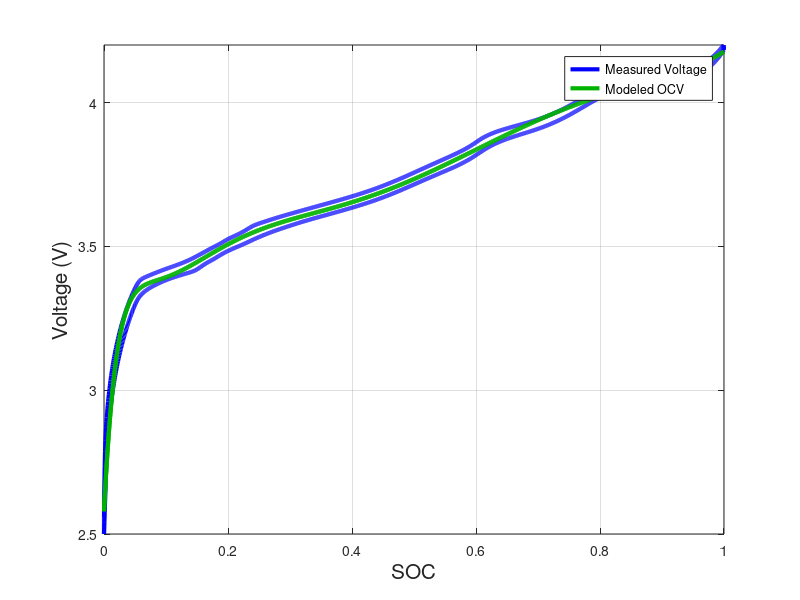

Write MATLAB code to recreate this figure.
clear all; clc; close all

%.mat file for battery data
data = importdata('C1204_OCV.mat');
id1  = [102:3894]; % to remove preceding charging 
T    = data(id1,3)/3600;
I    = data(id1,7);
V    = data(id1,8);
idxc = find(I>=0);  % charge current
Ic = I(idxc);Tc = T(idxc);
idxd = find(I<0);  %  discharge current
Id = I(idxd); Td = T(idxd);

Qc = sum(diff(Tc).*Ic(2:end)); % charge capacity
Qd = -sum(diff(Td).*Id(2:end)); % discharge capacity

% compute SOC 
SOC = zeros(length(I),1);
SOC(1) = 1; % Assumed that battery is full at start
for i = 2:length(I)
    if I(i) >= 0 
        SOC(i) = SOC(i-1) + (T(i)-T(i-1))*(I(i))/(Qc);
    else
        SOC(i) = SOC(i-1) + (T(i)-T(i-1))*(I(i))/(Qd);
    end
end

E  = .175;     % scaling factor
zs = SOC*(1-2*E) + E; % scaled value of the SOC
N   = length(V);
P   = [ones(N,1) 1./zs 1./zs.^2 1./zs.^3 1./zs.^4 ...
       zs log(zs) log(1 -zs) I]; % combined model
kest = (P'*P)\(P'*V); % LS estimate
R0est = kest(end);
k   = kest(1:8);
OCV = k(1)*ones(length(zs),1) + k(2)*(1./zs) + k(3)*(1./(zs.^2)) + k(4)*(1./(zs.^3)) + ...
    + k(5)*(1./(zs.^4)) + k(6)*(zs) + k(7)*(log(zs)) + k(8)*(log(1-zs));

h=figure; hold on
plot(SOC,V, 'linewidth', 3, 'Color', [0 0 1])
plot(SOC,OCV, 'linewidth', 3, 'Color',  [0 0.7 0])
legend({'Measured Voltage', 'Modeled OCV'}, 'location', 'best')
grid on; box on
xlabel('SOC', 'fontsize', 15);
ylabel('Voltage (V)', 'fontsize', 15);
axis tight


filename = ['../../_figures/ocvsocplot']; 
print(h, '-depsc', filename)


